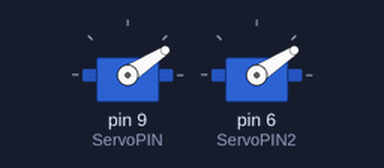
Bench run of a sketch on a simulated Arduino Uno, built with avr-gcc and run on an emulated ATmega328P. Parts: 2 × servo.

Above: at 0.05 s.
At 0.85 s:
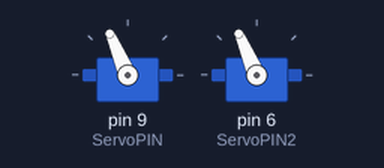
At 1.65 s:
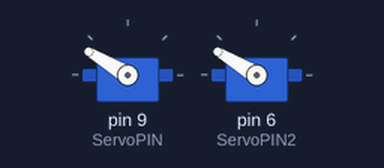
At 3.25 s:
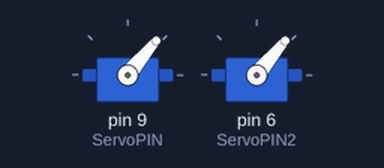
Timing chart, 0 to 7.7 s (numbered marks = the images above):
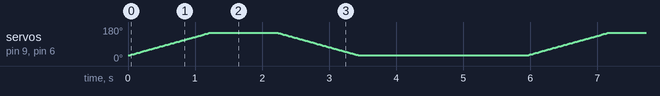

The sketch:

initial_sketch_servos.ino
```cpp
/*
 - If separate wires:
  - Servo Black or Brown to Gnd.
  - Servo Red or Orange (Center wire) to +5V
  - Servo White or Yellow to Signal (Pin 9 + Pin 6)

/*-----( Import needed libraries )-----*/
#include <Servo.h>  // Comes with Arduino IDE

/*-----( Declare Constants and Pin Numbers )-----*/
#define ServoPIN  9  // Can be changed 3,5,6,9,10,11 (NOW can be any pin including A0..A5)
#define ServoPIN2 6  // Can be changed 3,5,6,9,10,11 (NOW can be any pin including A0..A5)
#define ServoMIN  30 // Don't go to end of servo travel
#define ServoMAX  150 // which may be 0 to 180.

/*-----( Declare objects )-----*/
Servo servo1;  // create servo object to control a servo
Servo servo2;  // create servo object to control a servo

// a maximum of eight servo objects can be created

/*-----( Declare Variables )-----*/
int pos = 0;    // variable to store the servo position


void setup()   /****** SETUP: RUNS ONCE ******/
{
  servo1.attach(ServoPIN);  // attaches the servo on pin 9 to the servo object
  servo2.attach(ServoPIN2);  // attaches the servo on pin 9 to the servo object

}//--(end setup )---


void loop()   /****** LOOP: RUNS CONSTANTLY ******/
{
  for(pos = ServoMIN; pos < ServoMAX; pos += 1)  // goes from 0 degrees to 180 degrees
  {                                  // in steps of 1 degree
    servo1.write(pos);              // tell servo to go to position in variable 'pos'
    servo2.write(pos);              // tell servo to go to position in variable 'pos'
    delay(10);                       // waits 15ms for the servo to reach the position
  }
  delay(1000);
  for(pos = ServoMAX; pos>=ServoMIN; pos-=1)     // goes from 180 degrees to 0 degrees
  {
    servo1.write(pos);              // tell servo to go to position in variable 'pos'
    servo2.write(pos);              // tell servo to go to position in variable 'pos'
    delay(10);                       // waits 15ms for the servo to reach the position
  }
  delay(2500);

}//--(end main loop )---

/*-----( Declare User-written Functions )-----*/
//none

//*********( THE END )***********
```
